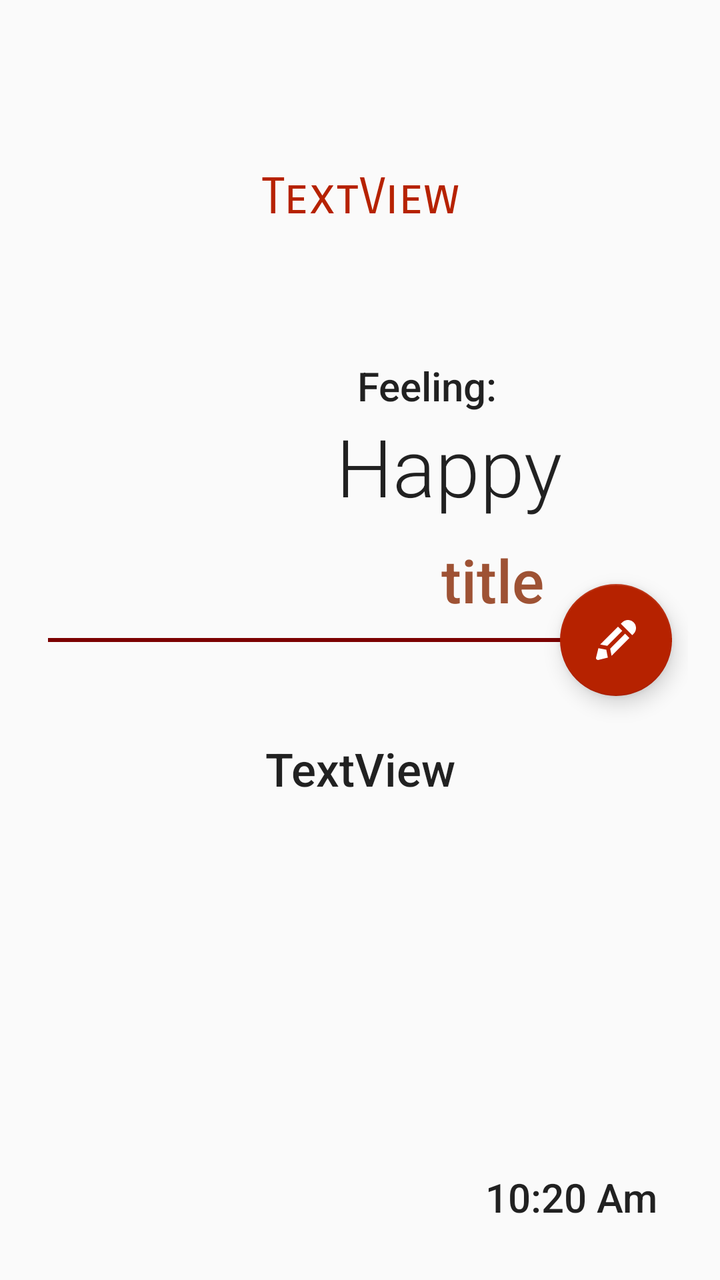
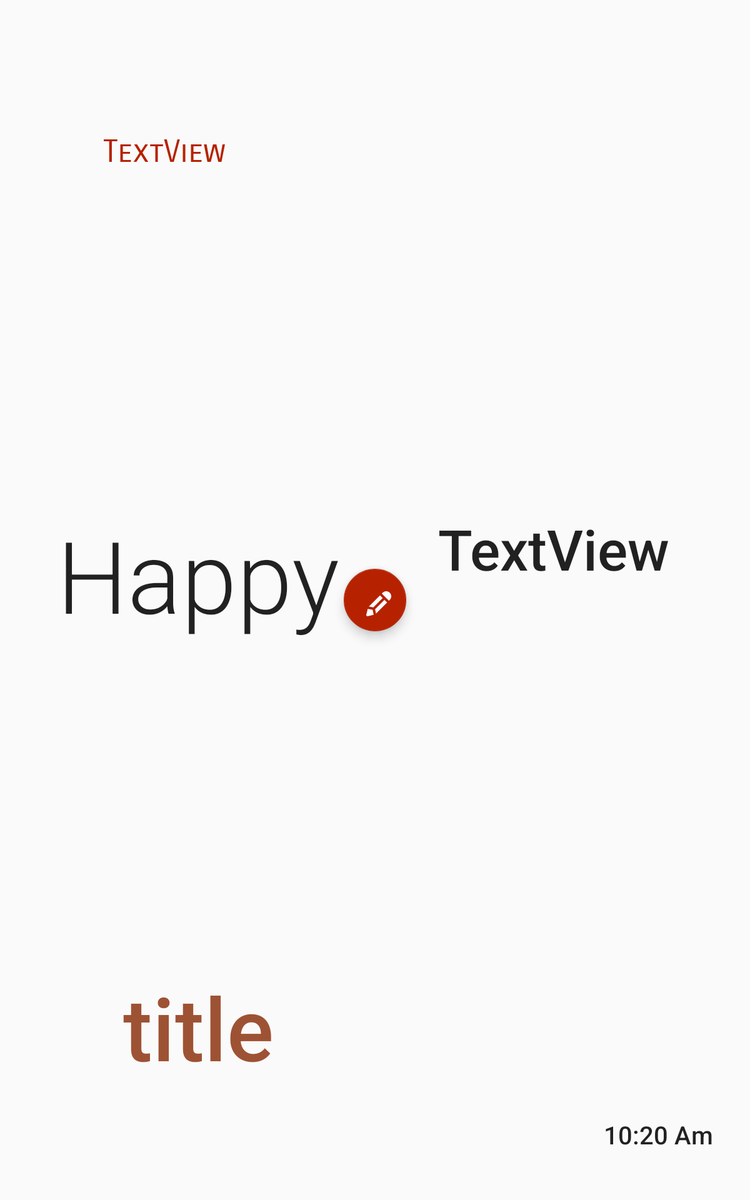

One screen, two layout resources from the same app: the default and the repository's alternative for another configuration. Each is rendered where Android would select it; the XML of both is given below.
<!-- AndroidManifest.xml: application theme AppTheme.NoActionBar -->
<!-- res/layout/single_display_content.xml -->
<?xml version="1.0" encoding="utf-8"?>
<android.support.constraint.ConstraintLayout
    xmlns:android="http://schemas.android.com/apk/res/android"
    xmlns:app="http://schemas.android.com/apk/res-auto"
    xmlns:tools="http://schemas.android.com/tools"
    android:layout_width="match_parent"
    android:layout_height="match_parent"
    android:padding="16dp"
    tools:context="com.a5.ngenemichael.journalapp.Activities.SingleDisplayActivity"
    tools:showIn="@layout/activity_single_display">

    <android.support.constraint.Guideline
        android:id="@+id/horizontal_middle"
        android:layout_width="wrap_content"
        android:layout_height="2dp"
        android:orientation="horizontal"
        app:layout_constraintGuide_percent="0.5"/>

    <TextView
        android:id="@+id/title_tv"
        android:layout_width="wrap_content"
        android:layout_height="wrap_content"
        android:layout_marginBottom="8dp"
        android:layout_marginEnd="8dp"
        android:layout_marginTop="8dp"
        android:textAppearance="@style/TextAppearance.AppCompat.Title"
        android:textColor="@color/colorPrimary"
        android:textSize="30sp"
        app:layout_constraintBottom_toTopOf="@+id/horizontal_middle"
        app:layout_constraintEnd_toStartOf="@+id/floatingActionButton"
        app:layout_constraintLeft_toLeftOf="@+id/icon"
        app:layout_constraintTop_toBottomOf="@+id/icon"
        tools:text="title"/>


    <ImageView
        android:id="@+id/icon"
        android:layout_width="120dp"
        android:layout_height="120dp"
        android:layout_marginBottom="8dp"
        android:layout_marginStart="32dp"
        android:layout_marginTop="40dp"
        app:layout_constraintBottom_toTopOf="@+id/horizontal_middle"
        app:layout_constraintStart_toStartOf="parent"
        app:layout_constraintTop_toTopOf="parent"
        app:layout_constraintVertical_bias="0.614"
        app:srcCompat="@drawable/home"/>

    <TextView
        android:id="@+id/detail_tv"
        android:layout_width="wrap_content"
        android:layout_height="wrap_content"
        android:layout_marginBottom="8dp"
        android:layout_marginEnd="8dp"
        android:layout_marginStart="8dp"
        android:layout_marginTop="8dp"
        android:gravity="center"
        android:text="TextView"
        android:textAppearance="@style/TextAppearance.AppCompat.Body2"
        android:textSize="23dp"
        app:layout_constraintBottom_toBottomOf="parent"
        app:layout_constraintEnd_toEndOf="parent"
        app:layout_constraintStart_toStartOf="parent"
        app:layout_constraintTop_toBottomOf="@+id/floatingActionButton"
        app:layout_constraintVertical_bias="0.056"/>

    <TextView
        android:id="@+id/date_tv"
        android:layout_width="0dp"
        android:layout_height="wrap_content"
        android:layout_marginBottom="24dp"
        android:layout_marginEnd="8dp"
        android:layout_marginStart="8dp"

        android:fontFamily="sans-serif-smallcaps"
        android:gravity="center_horizontal"
        android:padding="2dp"
        android:text="TextView"
        android:textColor="@color/colorAccent"
        android:textSize="25sp"
        app:layout_constraintBottom_toTopOf="@+id/icon"
        app:layout_constraintEnd_toEndOf="parent"
        app:layout_constraintStart_toStartOf="parent"/>


    <android.support.design.widget.FloatingActionButton
        android:id="@+id/floatingActionButton"
        android:layout_width="wrap_content"
        android:layout_height="wrap_content"
        android:layout_marginEnd="8dp"
        android:src="@drawable/ic_pencil"
        android:onClick="openUpdate"
        app:layout_constraintBottom_toBottomOf="@+id/horizontal_middle"
        app:layout_constraintEnd_toEndOf="parent"
        app:layout_constraintTop_toTopOf="@+id/horizontal_middle"/>

    <TextView
        android:id="@+id/textView6"
        android:layout_width="0dp"
        android:layout_height="2dp"
        android:layout_marginEnd="8dp"
        android:layout_marginStart="8dp"
        android:background="#7b0000"
        app:layout_constraintBottom_toBottomOf="@+id/horizontal_middle"
        app:layout_constraintEnd_toEndOf="parent"
        app:layout_constraintStart_toStartOf="parent"
        app:layout_constraintTop_toTopOf="@+id/horizontal_middle"/>

    <TextView
        android:id="@+id/textView4"
        android:layout_width="wrap_content"
        android:layout_height="wrap_content"
        android:layout_marginEnd="24dp"
        android:layout_marginStart="8dp"
        android:text="Feeling:"
        android:textAppearance="@style/TextAppearance.AppCompat.Title"
        app:layout_constraintBottom_toTopOf="@+id/mood_tv"
        app:layout_constraintEnd_toEndOf="@+id/mood_tv"
        app:layout_constraintHorizontal_bias="0.229"
        app:layout_constraintStart_toEndOf="@+id/icon"/>

    <TextView
        android:id="@+id/textView5"
        android:layout_width="wrap_content"
        android:layout_height="26dp"
        android:layout_marginBottom="8dp"
        android:layout_marginStart="15dp"
        android:layout_marginTop="232dp"
        android:gravity="center"
        android:textAppearance="@style/TextAppearance.AppCompat.Title"
        app:layout_constraintBottom_toBottomOf="parent"
        app:layout_constraintEnd_toEndOf="@+id/textView6"
        app:layout_constraintHorizontal_bias="0.968"
        android:text="10:20 Am"
        app:layout_constraintStart_toStartOf="parent"
        app:layout_constraintTop_toBottomOf="@+id/floatingActionButton"/>

    <TextView
        android:id="@+id/mood_tv"
        android:layout_width="wrap_content"
        android:layout_height="wrap_content"
        android:fontFamily="sans-serif-light"
        android:text="Happy"
        android:textAppearance="@style/Base.TextAppearance.AppCompat.Body1"
        android:textSize="40sp"
        app:layout_constraintBottom_toBottomOf="@+id/icon"
        app:layout_constraintHorizontal_bias="0.17"
        app:layout_constraintLeft_toLeftOf="@+id/horizontal_middle"
        app:layout_constraintRight_toRightOf="parent"
        app:layout_constraintStart_toEndOf="@+id/icon"
        app:layout_constraintTop_toTopOf="@+id/icon"
        app:layout_constraintVertical_bias="1.0"/>


</android.support.constraint.ConstraintLayout>
<!-- resources referenced by this layout -->
<resources>
  <color name="colorAccent">#b62200</color>
  <color name="colorPrimary">#9e5234</color>
  <!-- drawable ic_pencil (drawable) -->
  <vector android:autoMirrored="true" android:height="24dp"
      android:viewportHeight="24.0" android:viewportWidth="24.0"
      android:width="24dp" xmlns:android="http://schemas.android.com/apk/res/android">
      <path android:fillColor="#ffffff" android:pathData="M20.103,9.589l0.719,-0.719c1.57,-1.568 1.57,-4.124 0,-5.692c-1.569,-1.57 -4.124,-1.57 -5.692,0l-0.719,0.719L20.103,9.589z"/>
      <path android:fillColor="#ffffff" android:pathData="M12.997,5.311l-8.905,8.904l3.572,0.708l7.472,-7.474z"/>
      <path android:fillColor="#ffffff" android:pathData="M2.295,21.706c0.247,0.248 0.608,0.347 0.949,0.263l4.678,-1.17l-0.78,-3.941l-3.941,-0.781l-1.169,4.678C1.947,21.097 2.046,21.457 2.295,21.706z"/>
      <path android:fillColor="#ffffff" android:pathData="M16.55,8.863l-7.472,7.474l0.707,3.57l8.904,-8.904z"/>
  </vector>
  <style name="AppTheme.NoActionBar">
          <item name="windowActionBar">false</item>
          <item name="windowNoTitle">true</item>
      </style>
      Theme.AppCompat.Light.Dialog
</resources>
<!-- res/layout-sw600dp/single_display_content.xml (the repository's variant of the layout above) -->
<!-- drawn on a 7-inch tablet held upright -->
<?xml version="1.0" encoding="utf-8"?>
<android.support.constraint.ConstraintLayout
    xmlns:android="http://schemas.android.com/apk/res/android"
    xmlns:app="http://schemas.android.com/apk/res-auto"
    xmlns:tools="http://schemas.android.com/tools"
    android:layout_width="match_parent"
    android:layout_height="match_parent"
    android:padding="16dp"
    tools:context="com.a5.ngenemichael.journalapp.Activities.SingleDisplayActivity"
    tools:showIn="@layout/activity_single_display">

    <android.support.constraint.Guideline
        android:id="@+id/horizontal_middle"
        android:layout_width="2dp"
        android:layout_height="match_parent"
        android:orientation="vertical"
        app:layout_constraintGuide_percent="0.5"/>

    <TextView
        android:id="@+id/title_tv"
        android:layout_width="wrap_content"
        android:layout_height="wrap_content"
        android:layout_marginBottom="76dp"
        android:layout_marginEnd="8dp"
        android:layout_marginStart="8dp"
        android:layout_marginTop="8dp"
        android:textAppearance="@style/TextAppearance.AppCompat.Title"
        android:textColor="@color/colorPrimary"
        android:textSize="70sp"
        app:layout_constraintBottom_toBottomOf="parent"
        app:layout_constraintEnd_toStartOf="@+id/horizontal_middle"
        app:layout_constraintHorizontal_bias="0.506"
        app:layout_constraintStart_toStartOf="parent"
        app:layout_constraintTop_toBottomOf="@+id/mood_tv"
        app:layout_constraintVertical_bias="1.0"
        tools:text="title"/>


    <ImageView
        android:id="@+id/icon"
        android:layout_width="200dp"
        android:layout_height="200dp"
        android:layout_marginEnd="8dp"
        android:layout_marginStart="32dp"
        android:layout_marginTop="8dp"
        app:layout_constraintEnd_toStartOf="@+id/horizontal_middle"
        app:layout_constraintHorizontal_bias="0.719"
        app:layout_constraintStart_toStartOf="parent"
        app:layout_constraintTop_toBottomOf="@+id/date_tv"
        app:srcCompat="@drawable/home"/>

    <TextView
        android:id="@+id/detail_tv"
        android:layout_width="0dp"
        android:layout_height="0dp"
        android:layout_marginBottom="124dp"
        android:layout_marginEnd="32dp"
        android:layout_marginStart="8dp"
        android:layout_marginTop="42dp"
        android:gravity="center"
        android:text="TextView"
        android:textAppearance="@style/TextAppearance.AppCompat.Body2"
        android:textSize="45sp"
        app:layout_constraintBottom_toBottomOf="parent"
        app:layout_constraintEnd_toEndOf="parent"
        app:layout_constraintStart_toEndOf="@+id/floatingActionButton"
        app:layout_constraintTop_toTopOf="parent"/>

    <TextView
        android:id="@+id/date_tv"
        android:layout_width="0dp"
        android:layout_height="wrap_content"

        android:layout_marginStart="64dp"
        android:layout_marginTop="88dp"
        android:fontFamily="sans-serif-smallcaps"
        android:gravity="center_horizontal"
        android:padding="2dp"
        android:text="TextView"
        android:textColor="@color/colorAccent"
        android:textSize="25sp"
        app:layout_constraintStart_toStartOf="parent"
        app:layout_constraintTop_toTopOf="parent"/>


    <android.support.design.widget.FloatingActionButton
        android:id="@+id/floatingActionButton"
        android:layout_width="50dp"
        android:layout_height="wrap_content"
        android:layout_marginBottom="8dp"
        android:layout_marginEnd="8dp"
        android:layout_marginStart="8dp"
        android:layout_marginTop="8dp"
        android:onClick="openUpdate"
        android:src="@drawable/ic_pencil"
        app:layout_constraintBottom_toBottomOf="parent"
        app:layout_constraintEnd_toStartOf="@+id/horizontal_middle"
        app:layout_constraintStart_toStartOf="@+id/horizontal_middle"
        app:layout_constraintTop_toTopOf="parent"/>

    <TextView
        android:id="@+id/textView6"
        android:layout_width="0dp"
        android:layout_height="2dp"
        android:layout_marginBottom="8dp"
        android:layout_marginEnd="8dp"
        android:layout_marginTop="8dp"
        android:background="#7b0000"
        app:layout_constraintBottom_toBottomOf="parent"
        app:layout_constraintEnd_toStartOf="@+id/horizontal_middle"
        app:layout_constraintStart_toStartOf="@+id/horizontal_middle"
        app:layout_constraintTop_toTopOf="parent"/>

    <TextView
        android:id="@+id/textView4"
        android:layout_width="wrap_content"
        android:layout_height="wrap_content"
        android:layout_marginEnd="112dp"
        android:layout_marginStart="8dp"
        android:layout_marginTop="240dp"
        android:text="Feeling:"
        android:textAppearance="@style/TextAppearance.AppCompat.Title"
        android:textSize="40sp"
        app:layout_constraintEnd_toStartOf="@+id/icon"
        app:layout_constraintStart_toStartOf="parent"
        app:layout_constraintTop_toTopOf="parent"/>

    <TextView
        android:id="@+id/textView5"
        android:layout_width="wrap_content"
        android:layout_height="26dp"
        android:layout_marginBottom="8dp"
        android:layout_marginEnd="8dp"
        android:layout_marginStart="8dp"
        android:layout_marginTop="232dp"
        android:gravity="center"
        android:text="10:20 Am"
        android:textAppearance="@style/TextAppearance.AppCompat.Title"
        app:layout_constraintBottom_toBottomOf="parent"
        app:layout_constraintEnd_toEndOf="parent"
        app:layout_constraintHorizontal_bias="0.97"
        app:layout_constraintStart_toStartOf="@+id/horizontal_middle"
        app:layout_constraintTop_toBottomOf="@+id/floatingActionButton"
        app:layout_constraintVertical_bias="0.908"/>

    <TextView
        android:id="@+id/mood_tv"
        android:layout_width="wrap_content"
        android:layout_height="wrap_content"
        android:layout_marginEnd="8dp"
        android:layout_marginStart="8dp"
        android:layout_marginTop="60dp"
        android:fontFamily="sans-serif-light"
        android:text="Happy"
        android:textAppearance="@style/Base.TextAppearance.AppCompat.Body1"
        android:textSize="80sp"
        app:layout_constraintEnd_toStartOf="@+id/horizontal_middle"
        app:layout_constraintHorizontal_bias="0.522"
        app:layout_constraintStart_toStartOf="parent"
        app:layout_constraintTop_toBottomOf="@+id/icon"/>


</android.support.constraint.ConstraintLayout>
